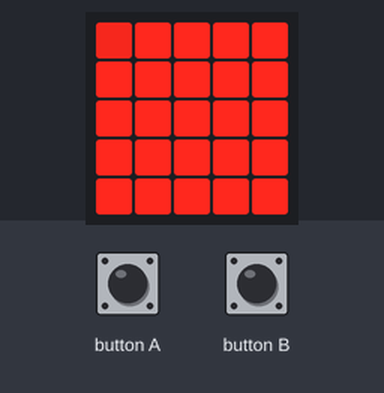
This program was run on a simulated BBC micro:bit running MicroPython. Shown: the board's 5×5 LED display. The test bench sets the inputs (shaded band).

Above: at 6.6 s.
6.7 s: button A pressed for 0.15 s
At 7.0 s:
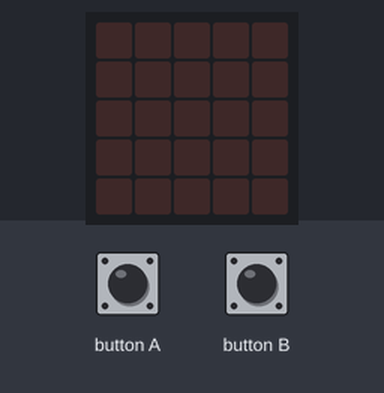
8.3 s: button A pressed for 1 s
At 9.8 s:
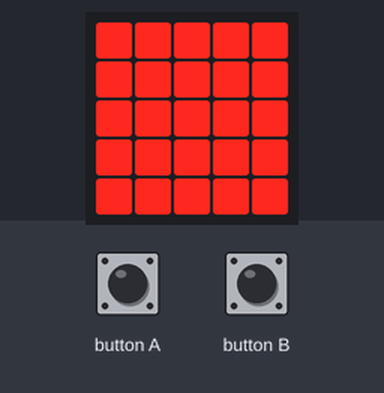
12.3 s: button A pressed for 3.2 s
At 12.8 s:
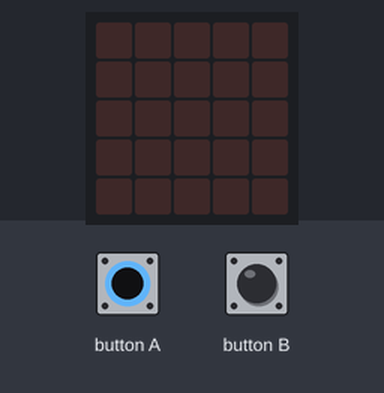
Timing chart, 0 to 15.3 s (numbered marks = the images above; inputs shaded):
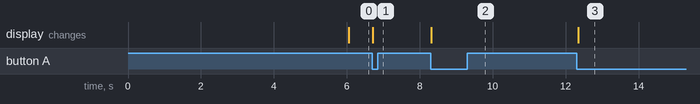

Measured:
- after the input at 6.7 s, the display: changes at once (image 1)
- after the input at 8.3 s, the display: changes at once (image 2)
- after the input at 12.3 s, the display: changes after 0.05 s (image 3)

The program:

focus_timer.py
```python
# Simple focus timer
#
# Features:
#  The timer counts down 25 minutes, with one LED going dark every minute.
#  At the end of 25 minutes, the LED grid starts blinking to indicate break time.
#
#  There is no break time timer. If you're keeping an eye on the screen, you aren't
#  really taking a break. Step away from your desk. :3 I use my phone as a timer for
#  breaks.
#
#  Controls:
#    The left button toggles the timer on/off. Toggling it off just blanks the screen.
#    Toggling it back on starts a new pomodoro. There is no pause/resume.
#
#    The right button starts a new pomodoro.

from microbit import *

# States
WORK = 1
WORK_DONE = 2
HUSH = 3

# 25 minutes, 25 pixels, 10 brighness levels per pixel
WORK_TICK_MS = 6000
# WORK_TICK_MS = 10
BLINK_TICK_MS = 500

image = Image(5, 5)
cur_x = 0
cur_y = 0
last_tick = None


def tick_next_minute():
    global cur_x
    global cur_y
    if cur_x < 4:
        cur_x = cur_x + 1
        return work_tick()
    else:
        if cur_y < 4:
            cur_x = 0
            cur_y = cur_y + 1
            return work_tick()
        else:
            return WORK_DONE


def work_tick():
    global image
    global cur_x
    global cur_y
    cur = image.get_pixel(cur_x, cur_y)
    if cur <= 0:
        return tick_next_minute()
    else:
        image.set_pixel(cur_x, cur_y, cur - 1)
        display.show(image)
        return WORK


def work():
    global last_tick
    time = running_time() - last_tick
    if time >= WORK_TICK_MS:
        last_tick = last_tick + WORK_TICK_MS
        return work_tick()
    else:
        return WORK


def work_done_tick():
    global last_tick
    global image
    time = running_time() - last_tick
    if time >= BLINK_TICK_MS:
        last_tick = last_tick + BLINK_TICK_MS
        image = image.invert()
        display.show(image)


def work_done():
    work_done_tick()
    return WORK_DONE


def start_work():
    global image
    global cur_x
    global cur_y
    global last_tick

    image.fill(9)
    display.show(image)
    cur_x = 0
    cur_y = 0
    last_tick = running_time()
    return WORK

def toggle_hush(state):
    if state == HUSH:
        return start_work()
    else:
        display.clear()
        return HUSH

def check_buttons(state):
    global button_a
    global button_b
    hush = button_a.was_pressed()
    restart = button_b.was_pressed()

    if restart:
        return start_work()
    elif hush:
        return toggle_hush(state)
    else:
        return None

def handle_state(state):
    if state == WORK:
        return work()
    elif state == WORK_DONE:
        return work_done()
    else:
        return state


state = start_work()
while True:
    sleep(50)
    state = check_buttons(state) or handle_state(state)
```
